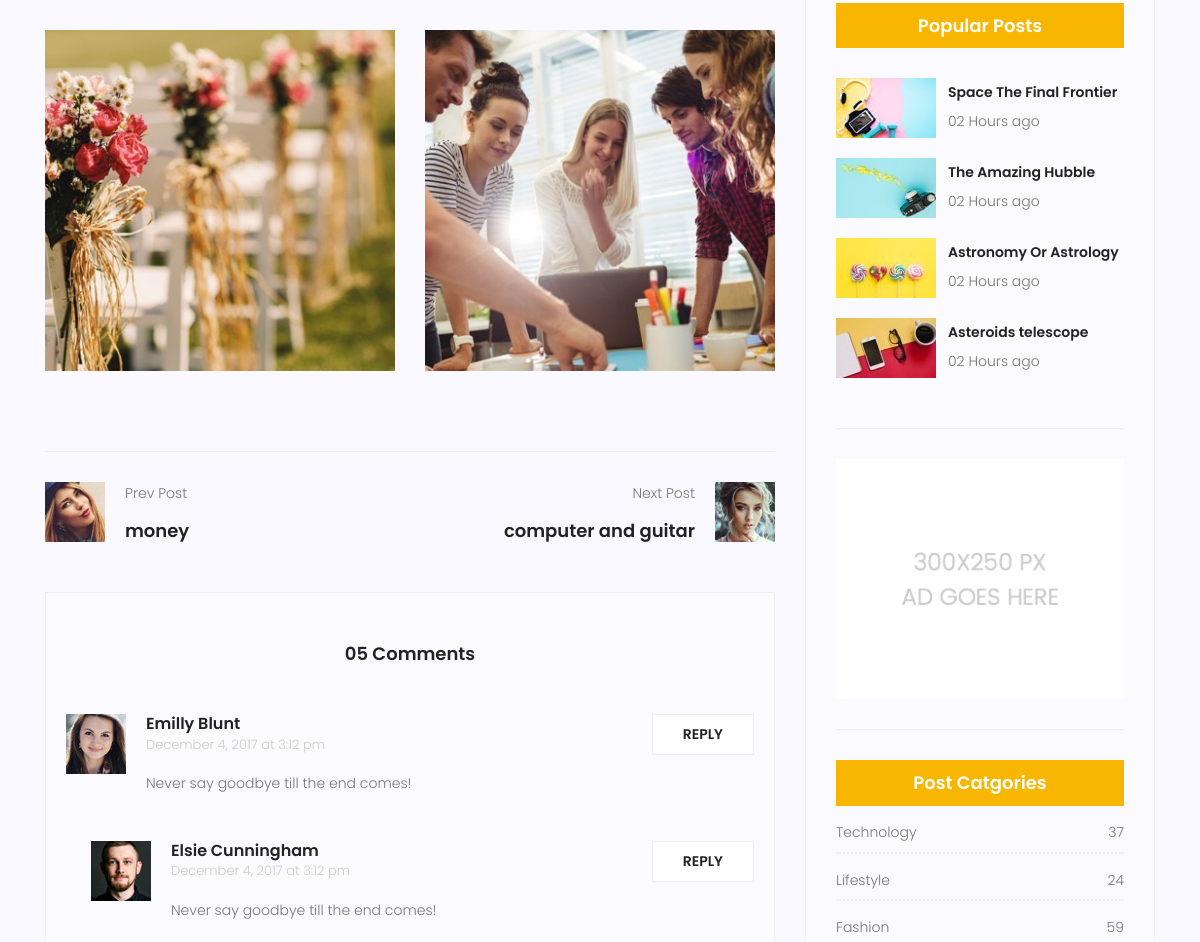
The page /blog/post-dodge-12 (middle part) on the database as committed earlier.
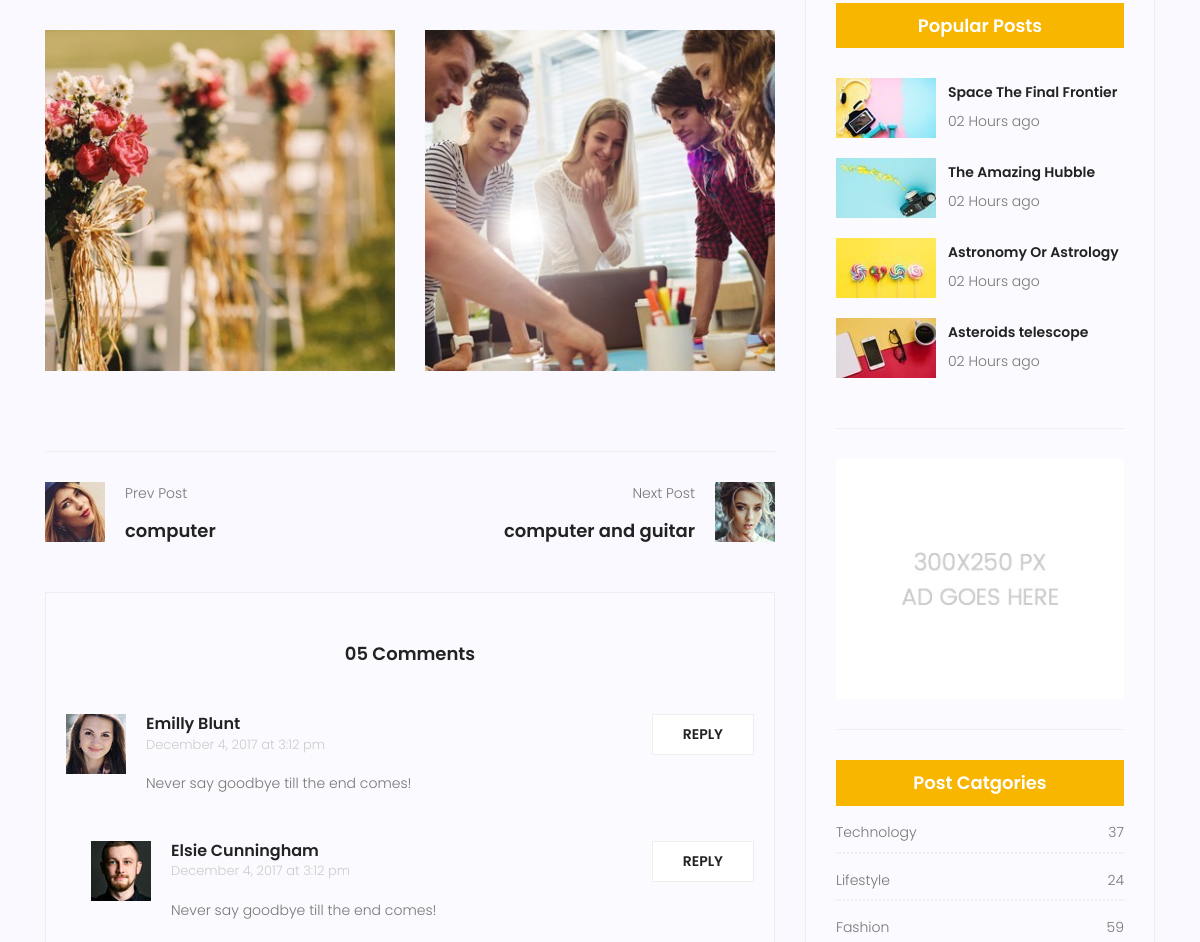
The same page on the database as committed later.
### blog/models.py (models this page shows, shortened)
class Post(models.Model):
    image = models.ImageField(upload_to="blog/", default="blog/default.jpg")
    author = models.ForeignKey(User, on_delete=models.SET_NULL, null=True)
    category = models.ManyToManyField(Category)
    title = models.CharField(max_length=255)
    content = models.TextField()
    status = models.BooleanField(default=False)
    counted_views = models.IntegerField(default=0)
    published_date = models.DateTimeField(null=True)
    created_time = models.DateTimeField(auto_now_add=True)
    updated_time = models.DateTimeField(auto_now=True)
    slug = models.SlugField(null=True)
    class Meta:
        ordering = ["-created_time"]

### blog/views.py (the view)
# urls.py: path("post-<slug:slug>-<int:post_id>", single_view, name="single"),
def single_view(request, slug, post_id):
    post = get_object_or_404(Post, pk=post_id, status=1)
    prev_p, next_p = get_prev_next(post_id)
    Post.objects.filter(id=post_id, slug=slug).update(
        counted_views=F("counted_views") + 1)
    paragraph = post.content.split("\n")
    context = {"post": post, "paragraph": paragraph,
               "next": next_p, "prev": prev_p}
    return render(request, "travelista/blog/blog-single.html", context)

### blog/views.py (called while the page is built)
def get_prev_next(post_id: int):
    prev_post = None
    next_post = None
    max_id = Post.objects.aggregate(Max("id"))["id__max"]
    for prev in range(post_id-1, 0, -1):
        if Post.objects.filter(id=prev, status=1).exists():
            prev_post = get_object_or_404(Post, pk=prev, status=1)
            break
    for the_next in range(post_id+1, max_id+1):
        if Post.objects.filter(id=the_next, status=1).exists():
            next_post = get_object_or_404(Post, pk=the_next, status=1)
            break
    return prev_post, next_post

### templates/travelista/blog/blog-single.html (shortened to what the changed rows need)
{% extends "base.html" %}
{% load static %}
{% block container %}
<section class="post-content-area single-post-area">
	<div class="container">
		<div class="row">
			<div class="col-lg-8 posts-list">
				<div class="navigation-area">
					<div class="row">
						{% if prev %}
						<div
							class="col-lg-6 col-md-6 col-12 nav-left flex-row d-flex justify-content-start align-items-center">
							<div class="thumb">
								<a href="{% url 'blog:single' slug=prev.slug post_id=prev.id %}"><img class="img-fluid"
										src="{% static 'img/blog/prev.jpg' %}" alt=""></a>
							</div>
							<div class="arrow">
								<a href="{% url 'blog:single' slug=prev.slug post_id=prev.id %}"></a>
							</div>
							<div class="detials">
								<p>Prev Post</p>
								<a href="{% url 'blog:single' slug=prev.slug post_id=prev.id %}">
									<h4>{{prev.title}}</h4>
								</a>
							</div>
						</div>
						{% endif %}
						</div>
					</div>
				</div>
			</div>
		</div>
</section>
{% endblock %}

Rows that differ between the two databases and show on the page:
no longer on this page (row unchanged): Post: title "money"
now on this page (row edited): Post: title "computer"
